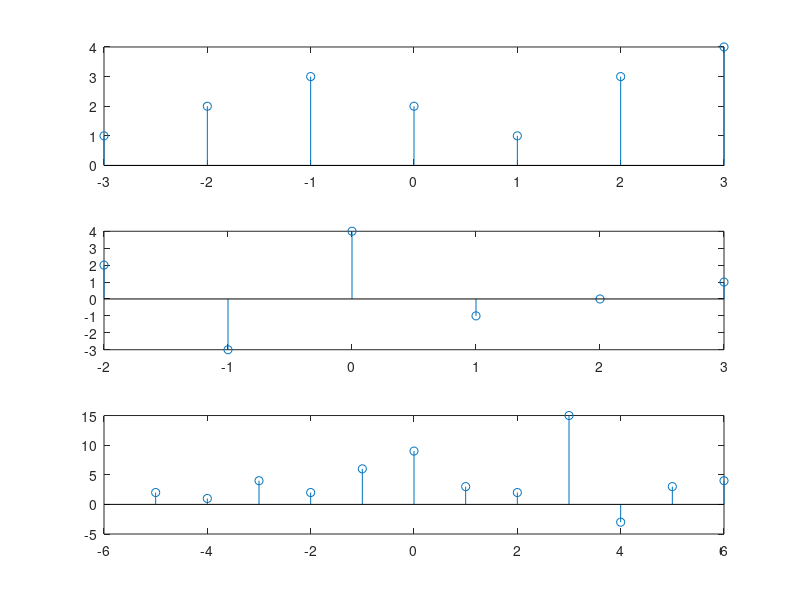

Reproduce this figure in MATLAB.
clc;
clear;
close;
x1=[1 2 3 2 1 3 4];
n1=-3:3;
x2=[2 -3 4 -1 0 1];
n2=-2:3;
yb=n1(1)+n2(1);
ye=n1(length(x1))+n2(length(x2));


n=yb:ye;
y=conv(x1,x2);
disp(y);

subplot(3,1,1);
stem(n1,x1);
subplot(3,1,2);
stem(n2,x2);
subplot(3,1,3);
stem(n,y);